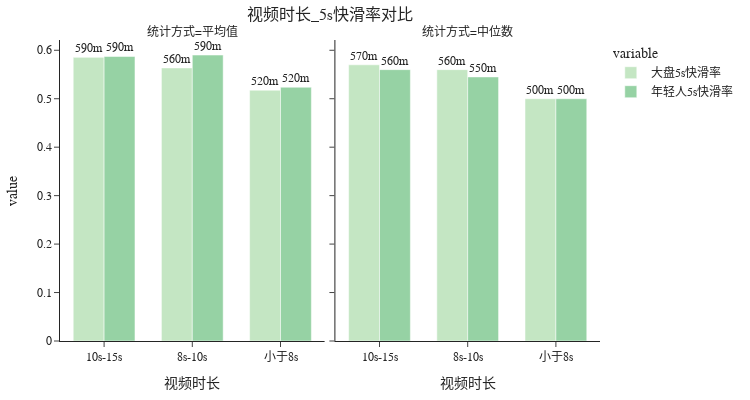

The code cell stored with this chart in its notebook:
### Code cell
#视频时长_vv分布
duration_consumeDf = feedAttrConsumeStatDf.groupby(['duration']).agg({
    'allCompleteRatio_mean':'mean', 'allCompleteRatio_median':'median',
    'youngCompleteRatio_mean':'mean', 'youngCompleteRatio_median':'median',
    'allInteractRatio_mean':'mean', 'allInteractRatio_median':'median',
    'youngInteractRatio_mean':'mean', 'youngInteractRatio_median':'median',
    'allDurationPerVV_mean':'mean', 'allDurationPerVV_median':'median',
    'youngDurationPerVV_mean':'mean', 'youngDurationPerVV_median':'median',
    'allPlayRatio_mean':'mean', 'allPlayRatio_median':'median',
    'youngPlayRatio_mean':'mean', 'youngPlayRatio_median':'median',
    'all3sSkipRatio_mean':'mean', 'all3sSkipRatio_median':'median',
    'young3sSkipRatio_mean':'mean', 'young3sSkipRatio_median':'median',
    'all5sSkipRatio_mean':'mean', 'all5sSkipRatio_median':'median',
    'young5sSkipRatio_mean':'mean', 'young5sSkipRatio_median':'median'
}).reset_index()

duration_consumeDfTidy = pd.melt(duration_consumeDf, id_vars=['duration'])
duration_consumeDfTidy['statType'] = pd.np.where(duration_consumeDfTidy.variable.str.contains('mean'), 'mean', 
                                     pd.np.where(duration_consumeDfTidy.variable.str.contains('median'), 'median', 'other'))
duration_consumeDfTidy.variable = duration_consumeDfTidy.variable.str.split('_').str[0]

#
duration_consumeDfTidy.variable = duration_consumeDfTidy.variable.str.replace('allCompleteRatio', '大盘完播率')
duration_consumeDfTidy.variable = duration_consumeDfTidy.variable.str.replace('youngCompleteRatio', '年轻人完播率')
duration_consumeDfTidy.variable = duration_consumeDfTidy.variable.str.replace('allInteractRatio', '大盘互动率')
duration_consumeDfTidy.variable = duration_consumeDfTidy.variable.str.replace('youngInteractRatio', '年轻人互动率')
duration_consumeDfTidy.variable = duration_consumeDfTidy.variable.str.replace('allDurationPerVV', '大盘单VV时长')
duration_consumeDfTidy.variable = duration_consumeDfTidy.variable.str.replace('youngDurationPerVV', '年轻人单VV时长')
duration_consumeDfTidy.variable = duration_consumeDfTidy.variable.str.replace('allPlayRatio', '大盘播放完成度')
duration_consumeDfTidy.variable = duration_consumeDfTidy.variable.str.replace('youngPlayRatio', '年轻人播放完成度')
duration_consumeDfTidy.variable = duration_consumeDfTidy.variable.str.replace('all3sSkipRatio', '大盘3s快滑率')
duration_consumeDfTidy.variable = duration_consumeDfTidy.variable.str.replace('young3sSkipRatio', '年轻人3s快滑率')
duration_consumeDfTidy.variable = duration_consumeDfTidy.variable.str.replace('all5sSkipRatio', '大盘5s快滑率')
duration_consumeDfTidy.variable = duration_consumeDfTidy.variable.str.replace('young5sSkipRatio', '年轻人5s快滑率')

#
duration_consumeDfTidy.statType = duration_consumeDfTidy.statType.str.replace('mean', '平均值')
duration_consumeDfTidy.statType = duration_consumeDfTidy.statType.str.replace('median', '中位数')

#
duration_consumeDfTidy.rename(columns={'duration':'视频时长', 'statType':'统计方式'}, inplace=True)

#制图
#VV时长
duration_consume_VVFig = px.bar(duration_consumeDfTidy.query("variable in ['大盘单VV时长', '年轻人单VV时长']"), 
                        title='视频时长_单vv时长对比',
                        x='视频时长', y='value', color='variable', facet_col='统计方式',  
                        barmode='group', template='simple_white', color_discrete_sequence=px.colors.sequential.Blugrn)
duration_consume_VVFig.update_traces(texttemplate='%{value:.2s}', textposition='outside')
duration_consume_VVFig.update_yaxes(showgrid=False) # the y-axis
duration_consume_VVFig.update_layout(
                        width=750, height =400,
                        title=dict(x=0.5, xref='paper', font=dict(size=16)),
                        font_family="PingFangSC-Light",
                        margin=dict(l=30, r=30, b=20, t=40),
                        bargap=0.3, # gap between bars of adjacent location coordinates.
                        bargroupgap=0, # gap between bars of the same location coordinate.
                        hovermode="closest")
# duration_consume_VVFig.show()

#完播率
duration_consume_completeFig = px.bar(duration_consumeDfTidy.query("variable in ['大盘完播率', '年轻人完播率']"), 
                        title='视频时长_完播率对比',
                        x='视频时长', y='value', color='variable', facet_col='统计方式',  
                        barmode='group', template='simple_white', color_discrete_sequence=px.colors.sequential.Blugrn)
duration_consume_completeFig.update_traces(texttemplate='%{value:.2s}', textposition='outside')
duration_consume_completeFig.update_yaxes(showgrid=False) # the y-axis
duration_consume_completeFig.update_layout(
                        width=750, height =400,
                        title=dict(x=0.5, xref='paper', font=dict(size=16)),
                        font_family="PingFangSC-Light",
                        margin=dict(l=30, r=30, b=20, t=40),
                        bargap=0.3, # gap between bars of adjacent location coordinates.
                        bargroupgap=0, # gap between bars of the same location coordinate.
                        hovermode="closest")
# duration_consume_completeFig.show()

#播放完成度
duration_consume_playratioFig = px.bar(duration_consumeDfTidy.query("variable in ['大盘播放完成度', '年轻人播放完成度']"), 
                        title='视频时长_播放完成度对比',
                        x='视频时长', y='value', color='variable', facet_col='统计方式',  
                        barmode='group', template='simple_white', color_discrete_sequence=px.colors.sequential.Blugrn)
duration_consume_playratioFig.update_traces(texttemplate='%{value:.2s}', textposition='outside')
duration_consume_playratioFig.update_yaxes(showgrid=False) # the y-axis
duration_consume_playratioFig.update_layout(
                        width=750, height =400,
                        title=dict(x=0.5, xref='paper', font=dict(size=16)),
                        font_family="PingFangSC-Light",
                        margin=dict(l=30, r=30, b=20, t=40),
                        bargap=0.3, # gap between bars of adjacent location coordinates.
                        bargroupgap=0, # gap between bars of the same location coordinate.
                        hovermode="closest")
# duration_consume_playratioFig.show()

#互动率
duration_consume_interactFig = px.bar(duration_consumeDfTidy.query("variable in ['大盘互动率', '年轻人互动率']"), 
                        title='视频时长_互动率对比',
                        x='视频时长', y='value', color='variable', facet_col='统计方式',  
                        barmode='group', template='simple_white', color_discrete_sequence=px.colors.sequential.Blugrn)
duration_consume_interactFig.update_traces(texttemplate='%{value:.2s}', textposition='outside')
duration_consume_interactFig.update_yaxes(showgrid=False) # the y-axis
duration_consume_interactFig.update_layout(
                        width=750, height =400,
                        title=dict(x=0.5, xref='paper', font=dict(size=16)),
                        font_family="PingFangSC-Light",
                        margin=dict(l=30, r=30, b=20, t=40),
                        bargap=0.3, # gap between bars of adjacent location coordinates.
                        bargroupgap=0, # gap between bars of the same location coordinate.
                        hovermode="closest")
# duration_consume_interactFig.show()

#3s快滑率
duration_consume_3sslipFig = px.bar(duration_consumeDfTidy.query("variable in ['大盘3s快滑率', '年轻人3s快滑率']"), 
                        title='视频时长_3s快滑率对比',
                        x='视频时长', y='value', color='variable', facet_col='统计方式',  
                        barmode='group', template='simple_white', color_discrete_sequence=px.colors.sequential.Blugrn)
duration_consume_3sslipFig.update_traces(texttemplate='%{value:.2s}', textposition='outside')
duration_consume_3sslipFig.update_yaxes(showgrid=False) # the y-axis
duration_consume_3sslipFig.update_layout(
                        width=750, height =400,
                        title=dict(x=0.5, xref='paper', font=dict(size=16)),
                        font_family="PingFangSC-Light",
                        margin=dict(l=30, r=30, b=20, t=40),
                        bargap=0.3, # gap between bars of adjacent location coordinates.
                        bargroupgap=0, # gap between bars of the same location coordinate.
                        hovermode="closest")
# duration_consume_3sslipFig.show()

#5s快滑率
duration_consume_5sslipFig = px.bar(duration_consumeDfTidy.query("variable in ['大盘5s快滑率', '年轻人5s快滑率']"), 
                        title='视频时长_5s快滑率对比',
                        x='视频时长', y='value', color='variable', facet_col='统计方式',  
                        barmode='group', template='simple_white', color_discrete_sequence=px.colors.sequential.Blugrn)
duration_consume_5sslipFig.update_traces(texttemplate='%{value:.2s}', textposition='outside')
duration_consume_5sslipFig.update_yaxes(showgrid=False) # the y-axis
duration_consume_5sslipFig.update_layout(
                        width=750, height =400,
                        title=dict(x=0.5, xref='paper', font=dict(size=16)),
                        font_family="PingFangSC-Light",
                        margin=dict(l=30, r=30, b=20, t=40),
                        bargap=0.3, # gap between bars of adjacent location coordinates.
                        bargroupgap=0, # gap between bars of the same location coordinate.
                        hovermode="closest")
duration_consume_5sslipFig.show()

### Figure 1 — Plotly figure (JSON) as saved in the notebook; plotly's stock layout.template omitted (floating-point values rounded to 4 significant figures)
{"data": [{"alignmentgroup": "True", "hovertemplate": "variable=大盘5s快滑率<br>统计方式=平均值<br>视频时长=%{x}<br>value=%{y}<extra></extra>", "legendgroup": "大盘5s快滑率", "marker": {"color": "rgb(196, 230, 195)"}, "name": "大盘5s快滑率", "offsetgroup": "大盘5s快滑率", "orientation": "v", "showlegend": true, "textposition": "outside", "texttemplate": "%{value:.2s}", "type": "bar", "x": ["10s-15s", "8s-10s", "小于8s"], "xaxis": "x", "y": [0.5853, 0.5636, 0.5176], "yaxis": "y"}, {"alignmentgroup": "True", "hovertemplate": "variable=大盘5s快滑率<br>统计方式=中位数<br>视频时长=%{x}<br>value=%{y}<extra></extra>", "legendgroup": "大盘5s快滑率", "marker": {"color": "rgb(196, 230, 195)"}, "name": "大盘5s快滑率", "offsetgroup": "大盘5s快滑率", "orientation": "v", "showlegend": false, "textposition": "outside", "texttemplate": "%{value:.2s}", "type": "bar", "x": ["10s-15s", "8s-10s", "小于8s"], "xaxis": "x2", "y": [0.57, 0.56, 0.5], "yaxis": "y2"}, {"alignmentgroup": "True", "hovertemplate": "variable=年轻人5s快滑率<br>统计方式=平均值<br>视频时长=%{x}<br>value=%{y}<extra></extra>", "legendgroup": "年轻人5s快滑率", "marker": {"color": "rgb(150, 210, 164)"}, "name": "年轻人5s快滑率", "offsetgroup": "年轻人5s快滑率", "orientation": "v", "showlegend": true, "textposition": "outside", "texttemplate": "%{value:.2s}", "type": "bar", "x": ["10s-15s", "8s-10s", "小于8s"], "xaxis": "x", "y": [0.5872, 0.5901, 0.5237], "yaxis": "y"}, {"alignmentgroup": "True", "hovertemplate": "variable=年轻人5s快滑率<br>统计方式=中位数<br>视频时长=%{x}<br>value=%{y}<extra></extra>", "legendgroup": "年轻人5s快滑率", "marker": {"color": "rgb(150, 210, 164)"}, "name": "年轻人5s快滑率", "offsetgroup": "年轻人5s快滑率", "orientation": "v", "showlegend": false, "textposition": "outside", "texttemplate": "%{value:.2s}", "type": "bar", "x": ["10s-15s", "8s-10s", "小于8s"], "xaxis": "x2", "y": [0.56, 0.545, 0.5], "yaxis": "y2"}], "layout": {"annotations": [{"font": {}, "showarrow": false, "text": "统计方式=平均值", "x": 0.245, "xanchor": "center", "xref": "paper", "y": 1, "yanchor": "bottom", "yref": "paper"}, {"font": {}, "showarrow": false, "text": "统计方式=中位数", "x": 0.755, "xanchor": "center", "xref": "paper", "y": 1, "yanchor": "bottom", "yref": "paper"}], "bargap": 0.3, "bargroupgap": 0, "barmode": "group", "font": {"family": "PingFangSC-Light"}, "height": 400, "hovermode": "closest", "legend": {"title": {"text": "variable"}, "tracegroupgap": 0}, "margin": {"b": 20, "l": 30, "r": 30, "t": 40}, "title": {"font": {"size": 16}, "text": "视频时长_5s快滑率对比", "x": 0.5, "xref": "paper"}, "width": 750, "xaxis": {"anchor": "y", "domain": [0, 0.49], "title": {"text": "视频时长"}}, "xaxis2": {"anchor": "y2", "domain": [0.51, 1], "matches": "x", "title": {"text": "视频时长"}}, "yaxis": {"anchor": "x", "domain": [0, 1], "showgrid": false, "title": {"text": "value"}}, "yaxis2": {"anchor": "x2", "domain": [0, 1], "matches": "y", "showgrid": false, "showticklabels": false}}}
